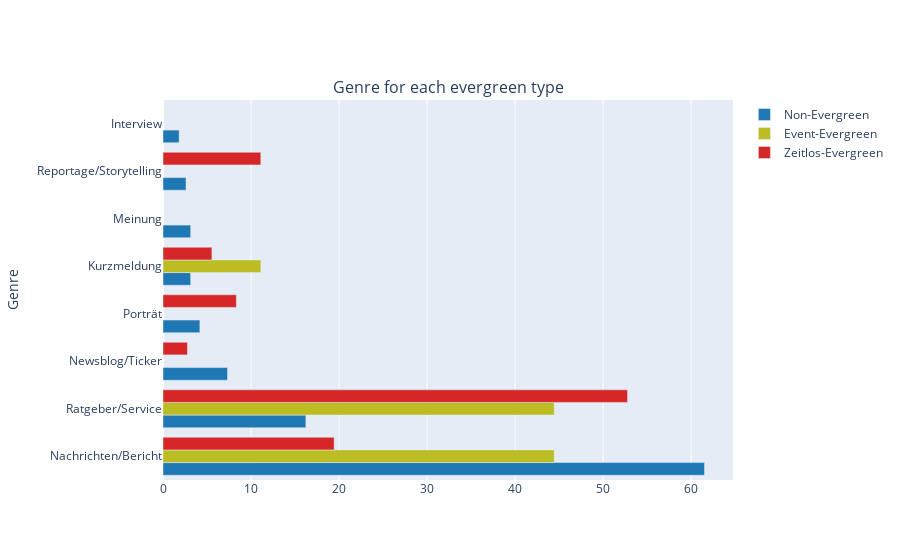

Source (notebook cell):
### Markdown cell above
![fig7](https://raw.githubusercontent.com/OweysMomenzada/Evergreen-Content-Classifier-for-german-Text/main/EDA/images/fig7.png)

### Code cell
fig = make_subplots(rows=1, cols=1,
                    subplot_titles=("Genre for each evergreen type", "",))

fig.add_trace(
    # get a list of value_counts and convert it to percent
    go.Bar(x=list((ne_content.genre.value_counts()/sum(ne_content.genre.value_counts()))*100),
           # getting the rownames of value_counts
           y= ne_content.genre.value_counts().rename_axis('topics').reset_index(name='counts')['topics'], 
           name='Non-Evergreen',
           marker=dict(color=cols[0]),
           orientation='h'),
    row=1, col=1)

fig.add_trace(
    go.Bar(x=list((ev_content.genre.value_counts()/sum(ev_content.genre.value_counts()))*100),
           y= ev_content.genre.value_counts().rename_axis('topics').reset_index(name='counts')['topics'], 
           name='Event-Evergreen',
           marker=dict(color=cols[8]),
           orientation='h'),
    row=1, col=1)

fig.add_trace(
    # get a list of value_counts and convert it to percent
    go.Bar(x=list((zt_content.genre.value_counts()/sum(zt_content.genre.value_counts()))*100),
           y= zt_content.genre.value_counts().rename_axis('topics').reset_index(name='counts')['topics'], 
           name='Zeitlos-Evergreen',
           marker=dict(color=cols[3]),
           orientation='h'),
    row=1, col=1)

fig.update_layout(yaxis_title='Genre')

fig.write_image("fig8.png")
fig.show()

### Figure 1 — Plotly figure (JSON) as saved in the notebook; plotly's stock layout.template omitted (floating-point values rounded to 4 significant figures)
{"data": [{"marker": {"color": "rgb(31, 119, 180)"}, "name": "Non-Evergreen", "orientation": "h", "type": "bar", "x": [61.52, 16.23, 7.33, 4.188, 3.141, 3.141, 2.618, 1.832], "xaxis": "x", "y": ["Nachrichten/Bericht", "Ratgeber/Service", "Newsblog/Ticker", "Porträt", "Kurzmeldung", "Meinung", "Reportage/Storytelling", "Interview"], "yaxis": "y"}, {"marker": {"color": "rgb(188, 189, 34)"}, "name": "Event-Evergreen", "orientation": "h", "type": "bar", "x": [44.44, 44.44, 11.11], "xaxis": "x", "y": ["Ratgeber/Service", "Nachrichten/Bericht", "Kurzmeldung"], "yaxis": "y"}, {"marker": {"color": "rgb(214, 39, 40)"}, "name": "Zeitlos-Evergreen", "orientation": "h", "type": "bar", "x": [52.78, 19.44, 11.11, 8.333, 5.556, 2.778], "xaxis": "x", "y": ["Ratgeber/Service", "Nachrichten/Bericht", "Reportage/Storytelling", "Porträt", "Kurzmeldung", "Newsblog/Ticker"], "yaxis": "y"}], "layout": {"annotations": [{"font": {"size": 16}, "showarrow": false, "text": "Genre for each evergreen type", "x": 0.5, "xanchor": "center", "xref": "paper", "y": 1, "yanchor": "bottom", "yref": "paper"}], "xaxis": {"anchor": "y", "domain": [0, 1]}, "yaxis": {"anchor": "x", "domain": [0, 1], "title": {"text": "Genre"}}}}
